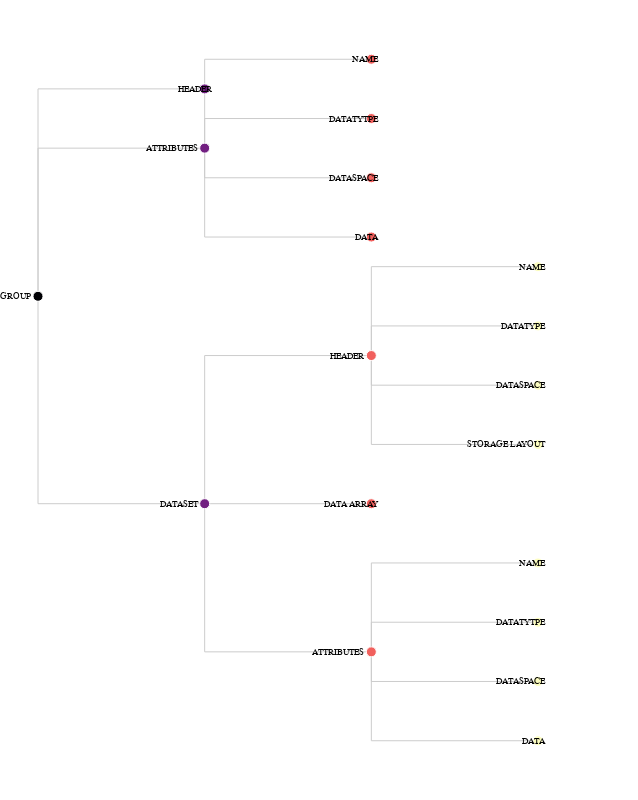

Notebook cell for this chart:
### Markdown cell above
La matrice @vgplot del pacchetto vegalite prende in ingresso un dato sotto forma simile a un JSON che serve a definire forma struttura e dati del grafo da generare.  

+ height::int = altezza grafico ottenuto  
+ marks::array di {encode,from,type} = attributi grafici del grafico
  un blocco {encode, from, type} rappresenta un elemento del grafico  
 + type = path rappresenta le linee che collegano i vari nodi  
 + type = symbol da una rappresentazione grafica al nodo stesso  
 + type = text è il testo scritto sul nodo
+ data::array di insiemi di coppie nome valore = ogni elemento di data rappresenta una caratteristica da rappresentare
   ogni elemento presenta un nome (usato dai marks per prendere dati con il loro campo from), dei dati (anche referenziati), e può avere una trasformazione da applicare ad essi
+ singals = è un insieme di definizioni di caratteristicher che possoon essere delle enumerazioni, per poi poter scambiare i valori a runtime

### Code cell
using CSV
mylab = CSV.read("LABELS.txt")
using VegaLite
@vgplot(
    height=800,
    marks=[
        {
            encode={
                update={
                    stroke={
                        value="#ccc"
                    },
                    path={
                        field="path"
                    }
                }
            },
            from={
                data="links"
            },
            type="path"
        },
        {
            encode={
                update={
                    x={
                        field="x"
                    },
                    fill={
                        field="depth",
                        scale="color"
                    },
                    y={
                        field="y"
                    }
                },
                enter={
                    stroke={
                        value="#fff"
                    },
                    size={
                        value=100
                    }
                }
            },
            from={
                data="tree"
            },
            type="symbol"
        },
        {
            encode={
                update={
                    align={
                        signal="'right'"
                    },
                    x={
                        field="x"
                    },
                    dx={
                        signal="datum.children ? -7 : 7"
                    },
                    opacity=1
                ,
                    y={
                        field="y"
                    }
                },
                enter={
                    fontSize={
                        value=9
                    },
                    text={
                        field="name"
                    },
                    baseline={
                        value="middle"
                    }
                }
            },
            from={
                data="tree"
            },
            type="text"
        }
    ],
    data=[
        {
            name="tree",
            values=mylab,
            transform=[
                {
                    key="id",
                    parentKey="parent",
                    type="stratify"
                },
                {
                    method={
                        signal="layout"
                    },
                    separation={
                        signal="separation"
                    },
                    as=[
                        "y",
                        "x",
                        "depth",
                        "children"
                    ],
                    size=[
                        {
                            signal="height"
                        },
                        {
                            signal="width - 100"
                        }
                    ],
                    type="tree"
                }
            ]
        },
        {
            name="links",
            source="tree",
            transform=[
                {
                    type="treelinks"
                },
                {
                    shape={
                        signal="links"
                    },
                    type="linkpath",
                    orient="horizontal"
                }
            ]
        }
    ],
    scales=[
        {
            name="color",
            zero=true,
            range={
                scheme="magma"
            },
            domain={
                data="tree",
                field="depth"
            },
            type="linear"
        }
    ],
    width=600,
    signals=[
        {
            name="labels",
            bind={
                input="checkbox"
            },
            value=true
        },
        {
            name="layout",
            bind={
                options=[
                    "tidy",
                    "cluster"
                ],
                input="radio"
            },
            value="tidy"
        },
        {
            name="links",
            bind={
                options=[
                    "line",
                    "curve",
                    "diagonal",
                    "orthogonal"
                ],
                input="select"
            },
            value="orthogonal"
        },
        {
            name="separation",
            bind={
                input="checkbox"
            },
            value=true
        }
    ]
)

### Figure 1 — Vega specification as saved in the notebook (floating-point values rounded to 4 significant figures)
{"data": [{"name": "tree", "transform": [{"key": "id", "parentKey": "parent", "type": "stratify"}, {"as": ["y", "x", "depth", "children"], "method": {"signal": "layout"}, "separation": {"signal": "separation"}, "size": [{"signal": "height"}, {"signal": "width - 100"}], "type": "tree"}], "values": [{"id": 1, "name": "GROUP", "parent": null}, {"id": 2, "name": "HEADER", "parent": 1}, {"id": 3, "name": "ATTRIBUTES", "parent": 1}, {"id": 4, "name": "DATASET", "parent": 1}, {"id": 5, "name": "NAME", "parent": 3}, {"id": 6, "name": "DATATYTPE", "parent": 3}, {"id": 7, "name": "DATASPACE", "parent": 3}, {"id": 8, "name": "DATA", "parent": 3}, {"id": 9, "name": "HEADER", "parent": 4}, {"id": 10, "name": "DATA ARRAY", "parent": 4}, {"id": 11, "name": "ATTRIBUTES", "parent": 4}, {"id": 12, "name": "NAME", "parent": 9}, {"id": 13, "name": "DATATYPE", "parent": 9}, {"id": 14, "name": "DATASPACE", "parent": 9}, {"id": 15, "name": "STORAGE LAYOUT", "parent": 9}, {"id": 16, "name": "NAME", "parent": 11}, {"id": 17, "name": "DATATYTPE", "parent": 11}, {"id": 18, "name": "DATASPACE", "parent": 11}, {"id": 19, "name": "DATA", "parent": 11}]}, {"name": "links", "source": "tree", "transform": [{"type": "treelinks"}, {"orient": "horizontal", "shape": {"signal": "links"}, "type": "linkpath"}]}], "height": 800, "marks": [{"encode": {"update": {"path": {"field": "path"}, "stroke": {"value": "#ccc"}}}, "from": {"data": "links"}, "type": "path"}, {"encode": {"enter": {"size": {"value": 100}, "stroke": {"value": "#fff"}}, "update": {"fill": {"field": "depth", "scale": "color"}, "x": {"field": "x"}, "y": {"field": "y"}}}, "from": {"data": "tree"}, "type": "symbol"}, {"encode": {"enter": {"baseline": {"value": "middle"}, "fontSize": {"value": 9}, "text": {"field": "name"}}, "update": {"align": {"signal": "'right'"}, "dx": {"signal": "datum.children ? -7 : 7"}, "opacity": 1, "x": {"field": "x"}, "y": {"field": "y"}}}, "from": {"data": "tree"}, "type": "text"}], "scales": [{"domain": {"data": "tree", "field": "depth"}, "name": "color", "range": {"scheme": "magma"}, "type": "linear", "zero": true}], "signals": [{"bind": {"input": "checkbox"}, "name": "labels", "value": true}, {"bind": {"input": "radio", "options": ["tidy", "cluster"]}, "name": "layout", "value": "tidy"}, {"bind": {"input": "select", "options": ["line", "curve", "diagonal", "orthogonal"]}, "name": "links", "value": "orthogonal"}, {"bind": {"input": "checkbox"}, "name": "separation", "value": true}], "width": 600}
